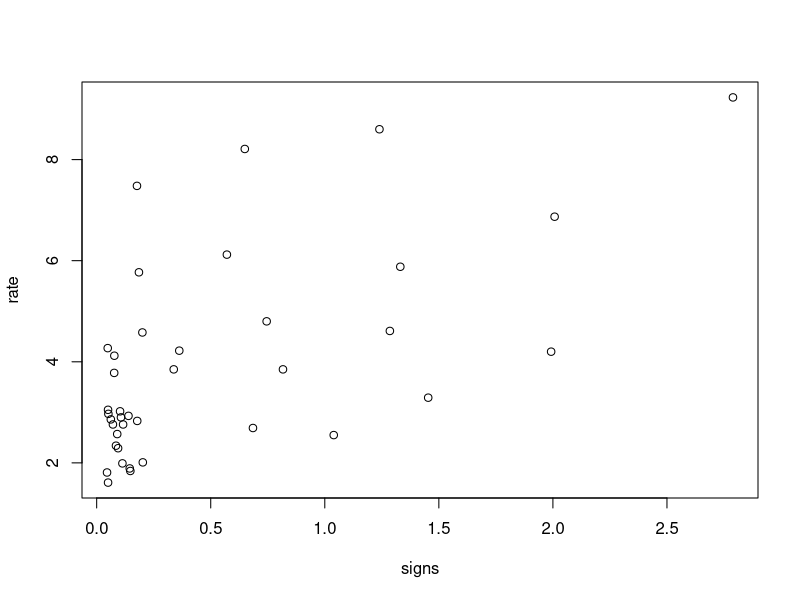
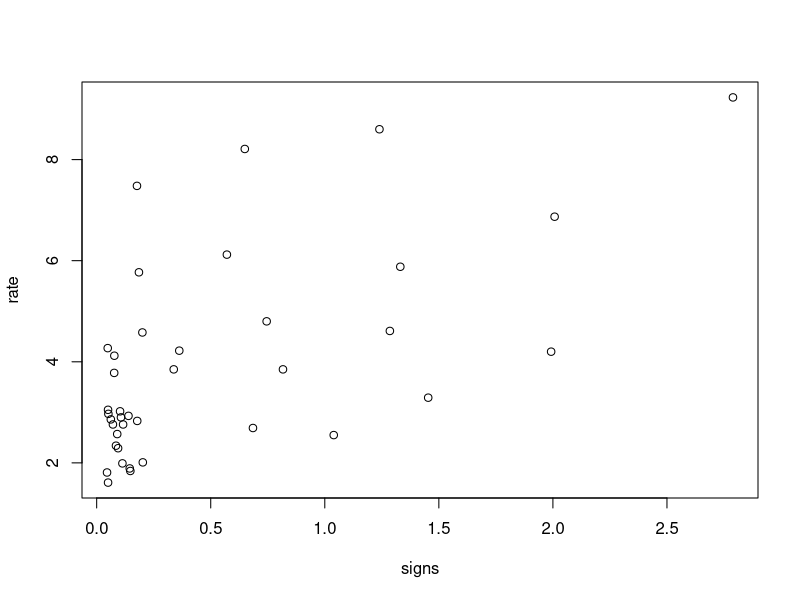
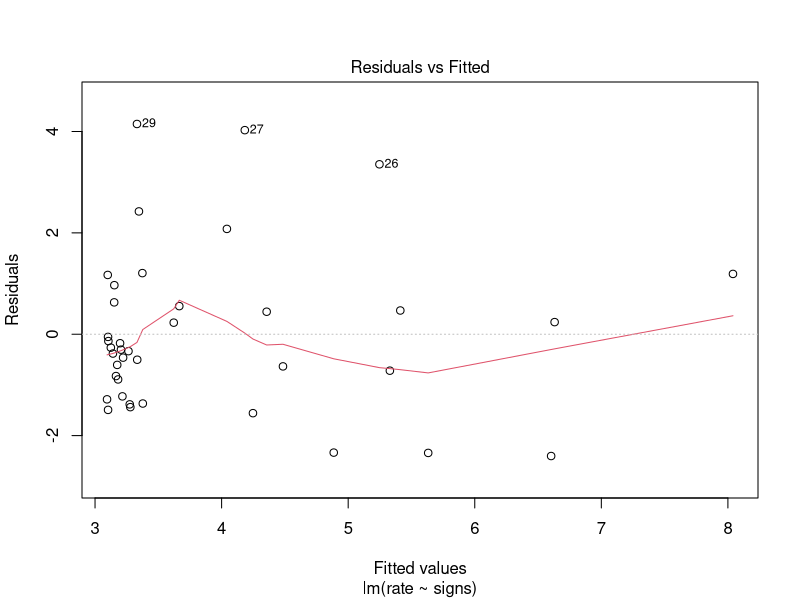
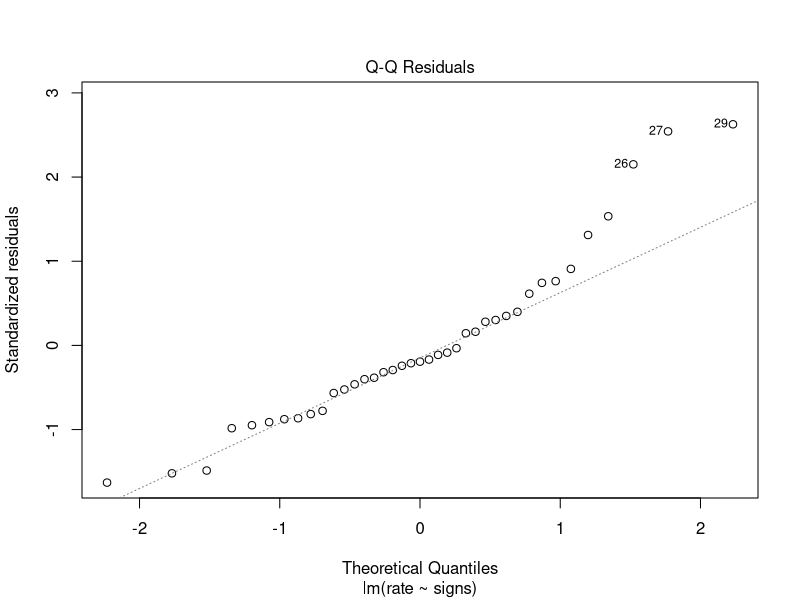
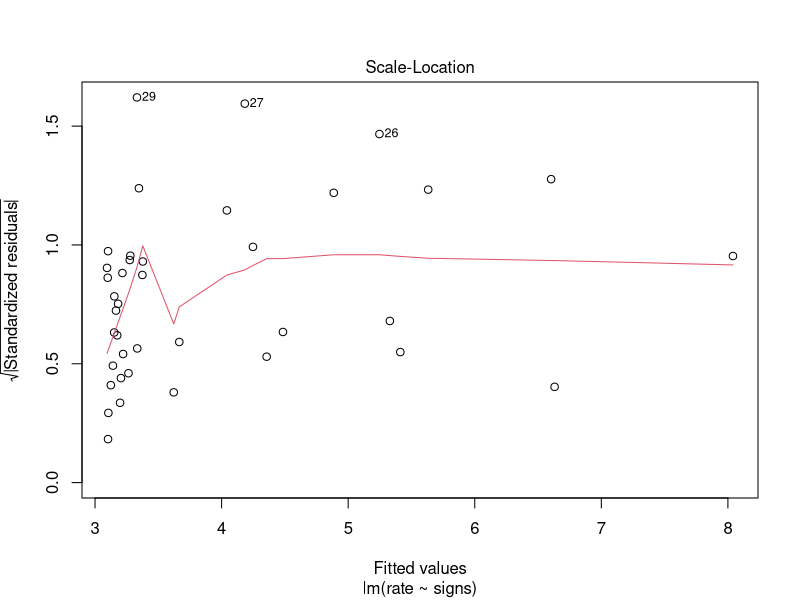
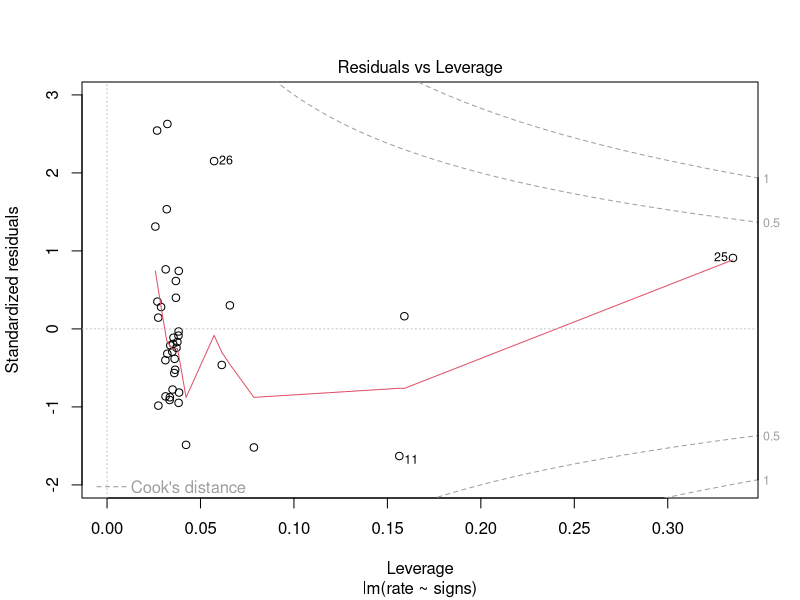

Write R code to recreate these figures, in order.

# Clears environment

rm(list=ls())

gc()




################### Accident Rate versus Signage Analysis ####################

# Load data file and check first six entries.
data = read.csv("Highway1.csv", head = TRUE, sep = ",")
head(data)


# Assign variables of interest to vectors.
rate = as.numeric(data[,2])
signs = as.numeric(data[,6])


##### Exploratory analysis #####


# Scatter Plot
plot_scatter <- plot(signs,rate)


# Correlation Coefficient
corr_coef <- cor(signs,rate)
corr_coef

##### Modeling #####

# Create Linear Regression Model
model = lm(rate ~ signs)
summary(model)


# Confidence Interval
confint(model, level=0.95)


##### Plots #####

# Scatter Plot
plot_scatter <- plot(signs,rate)


# Residual and QQ Plots
model1 = lm(rate ~ signs)
plot(model1)


# Prediction For New Point and Prediction Interval
new_point = data.frame(signs = 1.25)
predict(model,new_point,interval=c("prediction"))





